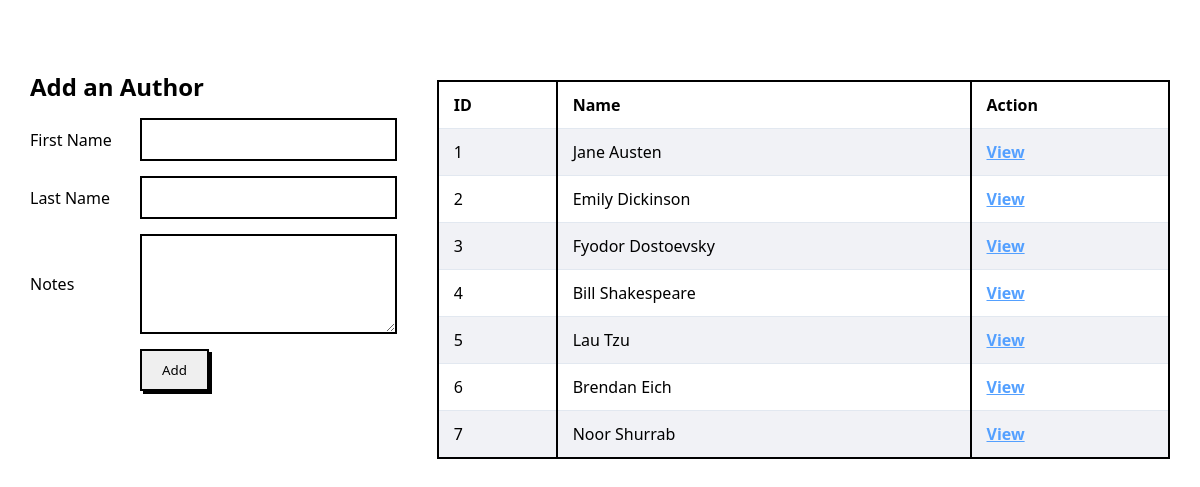
The app's page /authors with its own data.
### books_authors_app/models.py (models this page shows)
class Author(models.Model):
    first_name = models.CharField(max_length=255)
    last_name = models.CharField(max_length=255)
    books = models.ManyToManyField(Book, related_name="authors")
    notes = models.TextField(blank=True, default="")

### books_authors_app/views.py (the view)
# urls.py: path('authors', views.authors_index, name='authors_index'),
def authors_index(request):
    context = {
        'all_authors': Author.objects.all()
    }
    return render(request, 'Author.html', context)

### books_authors_app/templates/Author.html (shortened to what this page needs)
<!DOCTYPE html>
<html lang="en">
<head>
    {% load static %}
    <link rel="stylesheet" href="{% static 'style.css' %}">
</head>
<body>
    <div class="container">
        <div class="form-section">
            <h2>Add an Author</h2>
            <form action="/authors/add" method="POST">
                <div class="form-group">
                    <label>First Name</label>
                    <input type="text" name="first_name" required>
                </div>
                <div class="form-group">
                    <label>Last Name</label>
                    <input type="text" name="last_name" required>
                </div>
                <div class="form-group">
                    <label>Notes</label>
                    <textarea name="notes"></textarea>
                </div>
                <div class="btn">
                    <button type="submit">Add</button>
                </div>
            </form>
        </div>
        <div class="table-section">
            <table>
                <thead>
                    <tr>
                        <th>ID</th>
                        <th>Name</th>
                        <th>Action</th>
                    </tr>
                </thead>
                <tbody>
                    {% for author in all_authors %}
                    <tr>
                        <td>{{ author.id }}</td>
                        <td>{{ author.first_name }} {{ author.last_name }}</td>
                        <td><a href="/authors/{{ author.id }}">View</a></td>
                    </tr>
                    {% endfor %}
                </tbody>
            </table>
        </div>
    </div>
</body>
</html>

### books_authors_app/static/style.css (style rules this page uses)
* { margin: 0; padding: 0; box-sizing: border-box; font-family: 'Segoe UI', Tahoma, Geneva, Verdana, sans-serif; }
.container { display: flex; gap: 40px; max-width: 1200px; margin: 40px auto; padding: 30px; }
.form-section { flex: 1; max-width: 500px; }
.table-section { flex: 2; }
form .form-group { display: flex; justify-content: space-between; align-items: center; margin-bottom: 15px; margin-top: 15px; }
input[type="text"], textarea { flex: 1; max-width: 70%; padding: 10px; border: 2px solid black; font-size: 14px; }
textarea { height: 100px; }
.btn { display: flex; justify-content: flex-start; max-width: 500px; }
.btn button { padding: 10px 20px; border: 2px solid black; cursor: pointer; box-shadow: 3px 3px 0 black; margin-left: 110px; }
table { width: 100%; border-collapse: collapse; margin-top: 10px; border: 2px solid black; }
th, td { padding: 12px 15px; text-align: left; border-bottom: 1px solid #e2e8f0; border-right: 2px solid black; }
a { color: #54a0ff; font-weight: 600; }
th:last-child, td:last-child { border-right: none; }
tbody tr:nth-child(odd) { background-color: #f1f2f6;; }

### records on screen
Author: id "1", first_name "Jane", last_name "Austen"
Author: id "2", first_name "Emily", last_name "Dickinson"
Author: id "3", first_name "Fyodor", last_name "Dostoevsky"
Author: id "4", first_name "Bill", last_name "Shakespeare"
Author: id "5", first_name "Lau", last_name "Tzu"
Author: id "6", first_name "Brendan", last_name "Eich"
Author: id "7", first_name "Noor", last_name "Shurrab"
